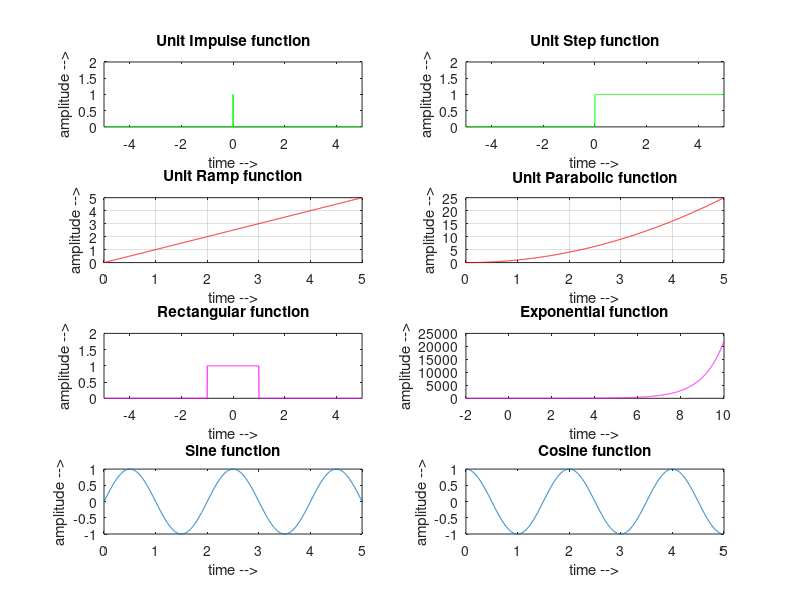

Here is the MATLAB script that generated this plot:
clc;clf;clear all;close all;

%impulse
t = -5:0.005:5;
y = [zeros(1,1000),ones(1,1),zeros(1,1000)];
subplot(4,2,1);
plot(t,y,'g');
title("Unit Impulse function");
xlabel("time -->");
ylabel("amplitude -->");
axis([-5 5 0 2]);

%step
t = -5:0.005:5;
y = [zeros(1,1000),ones(1,1001)];
subplot(4,2,2);
plot(t,y,'g');
title("Unit Step function");
xlabel("time -->");
ylabel("amplitude -->");
axis([-5 5 0 2]);

%ramp
t = 0:0.005:5;
y = t;
subplot(4,2,3);
plot(t,y,'r');
grid on;
title("Unit Ramp function");
xlabel("time -->");
ylabel("amplitude -->");

%parabolic
t = 0:0.005:5;
y = t.^2;
subplot(4,2,4);
plot(t,y,'r');
grid on;
title("Unit Parabolic function");
xlabel("time -->");
ylabel("amplitude -->");

%rectangular
t = -5:0.005:5;
y = [zeros(1,800),ones(1,401),zeros(1,800)];
subplot(4,2,5);
plot(t,y,'m');
title("Rectangular function");
xlabel("time -->");
ylabel("amplitude -->");
axis([-5 5 0 2]);

%exponential
t = -2:0.005:10;
y = exp(t);
subplot(4,2,6);
plot(t,y,'m');
title("Exponential function");
xlabel("time -->");
ylabel("amplitude -->");

%sine
t = 0:0.005:5;
f = 1/2;
y = sin(2*pi*f*t);
subplot(4,2,7);
plot(t,y);
title("Sine function");
xlabel("time -->");
ylabel("amplitude -->");

%cosine
t = 0:0.005:5;
f = 1/2;
y = cos(2*pi*f*t);
subplot(4,2,8);
plot(t,y);
title("Cosine function");
xlabel("time -->");
ylabel("amplitude -->");
